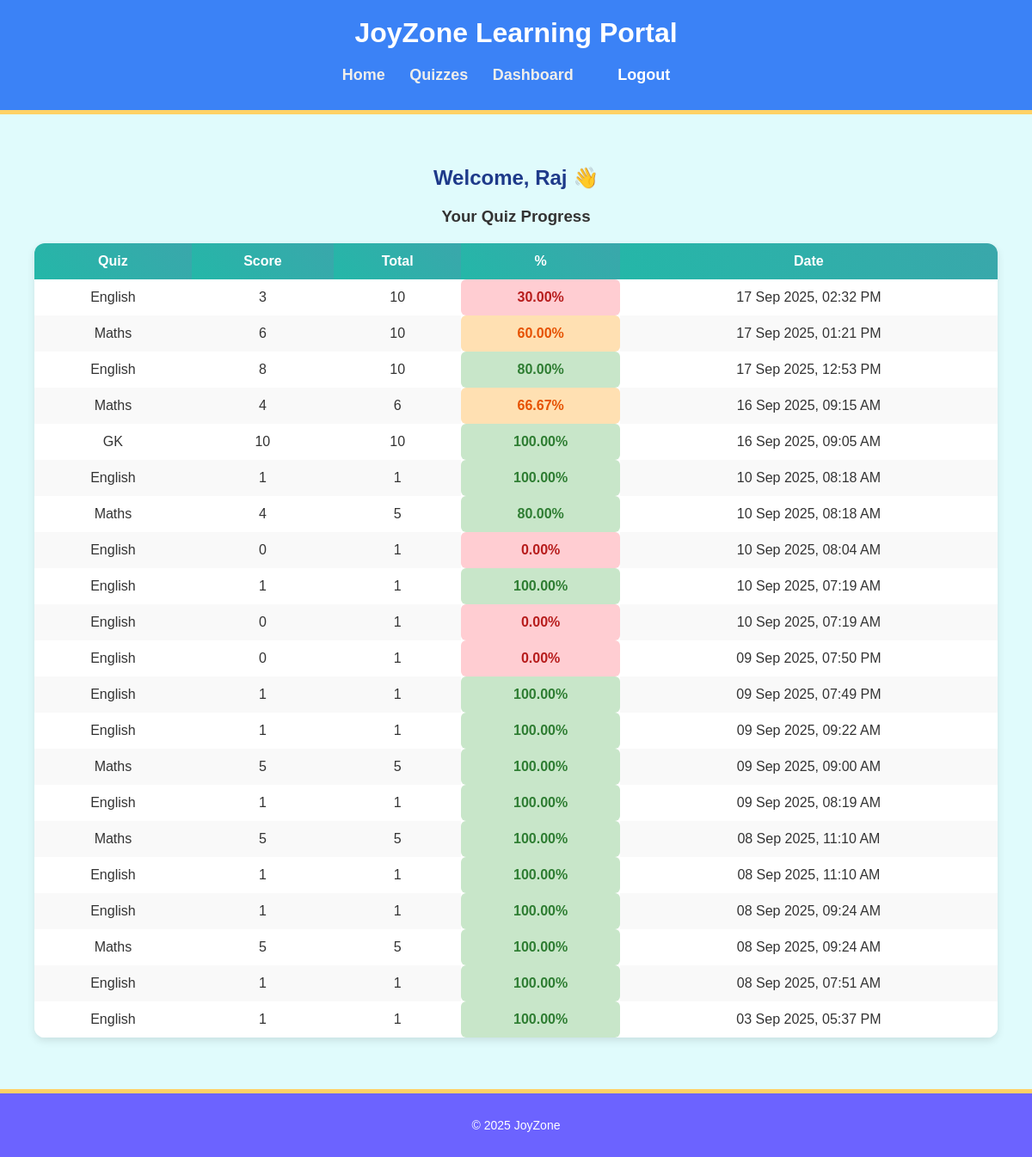
/dashboard/ (signed in), run on the app's committed database.
### users/models.py (models this page shows, shortened)
class CustomUser(AbstractUser):
    AGE_GROUP_CHOICES = [
        ('5-7', '5–7 Years'),
        ('8-10', '8–10 Years'),
        ('11-12', '11–12 Years'),
    ]
    age_group = models.CharField(
        max_length=10,
        choices=AGE_GROUP_CHOICES,
        null=True,
        blank=True,
        help_text="Select the child’s age group"
    )

### quizzes/models.py (models this page shows, shortened)
class QuizResult(models.Model):
    user = models.ForeignKey(settings.AUTH_USER_MODEL, on_delete=models.CASCADE)
    quiz = models.ForeignKey("Quiz", on_delete=models.CASCADE)
    score = models.IntegerField()
    total_questions = models.IntegerField()
    date_taken = models.DateTimeField(auto_now_add=True)
    def percentage(self):
        return (self.score/ self.total_questions) * 100 if self.total_questions > 0 else 0

class Quiz(models.Model):
    SUBJECT_CHOICES = [
        ("Maths", "Maths"),
        ("GK", "General Knowledge"),
        ("English", "English"),
    ]
    AGE_GROUP_CHOICES = [
        ("5-7", "5–7 Years"),
        ("8-10", "8–10 Years"),
        ("11-12", "11–12 Years"),
    ]
    title = models.CharField(max_length=200)
    description = models.TextField(blank=True, null=True)
    subject = models.CharField(max_length=50, choices=SUBJECT_CHOICES)
    age_group = models.CharField(max_length=20, choices=AGE_GROUP_CHOICES)
    difficulty = models.CharField(
        max_length=20,
        choices=[("Easy", "Easy"), ("Medium", "Medium"), ("Hard", "Hard")],
        default="Easy"
    )
    is_published = models.BooleanField(default=True)
    created_at = models.DateTimeField(auto_now_add=True)

### dashboard/views.py (the view, shortened to what this page needs)
# urls.py: path("", dashboard, name="dashboard"),
@login_required
def dashboard(request):
    user = request.user
    age_group = getattr(user, "age_group", None)  # safer if user has no age_group
    results = QuizResult.objects.filter(user=user).order_by("-date_taken")
    activities = []
    if age_group == "5-7":
        activities = [
            {"name": "Alphabet Game", "icon": "🔤", "url": "#"},
            {"name": "Number Game", "icon": "🔢", "url": "#"},
        ]
    elif age_group == "11-12":
        activities = [
            {"name": "GK Challenge", "icon": "🎯", "url": "#"},
            {"name": "Logic Game", "icon": "🧠", "url": "#"},
            {"name": "Beginner Coding", "icon": "💻", "url": "#"},
        ]
    return render(
        request,
        "dashboard/dashboard.html",
        {
            "age_group": age_group,
            "activities": activities,
            "results": results,   # ✅ Pass quiz history to template
        },
    )

### templates/dashboard/dashboard.html
{% extends "base.html" %}
{% load static %}
{% block content %}
  <h2>Welcome, {{ request.user.username }} 👋</h2>
  <h3>Your Quiz Progress</h3>
  {% if results %}
    <table class="dashboard-table">
      <thead>
        <tr>
          <th>Quiz</th>
          <th>Score</th>
          <th>Total</th>
          <th>%</th>
          <th>Date</th>
        </tr>
      </thead>
      <tbody>
        {% for r in results %}
        <tr>
          <td>{{ r.quiz.title }}</td>
          <td>{{ r.score }}</td>
          <td>{{ r.total_questions }}</td>
          <td class="percent {% if r.percentage >= 70 %}good{% elif r.percentage >= 40 %}medium{% else %}bad{% endif %}">
  {{ r.percentage|floatformat:2 }}%
</td>
        <td>{{ r.date_taken|date:"d M Y, h:i A" }}</td>
        </tr>
        {% endfor %}
      </tbody>
    </table>
  {% else %}
    <p>No quiz attempts yet. Try a quiz!</p>
  {% endif %}
{% endblock %}

### templates/base.html (shortened to what this page needs)
{% load static %}
<!DOCTYPE html>
<html>
<head>
  <link rel="stylesheet" href="{% static 'style.css' %}">
</head>
<body>
  <header>
    <h2>JoyZone Learning Portal</h2>
    {% if request.resolver_match.url_name != 'take_quiz' %}
    <nav>
      <a href="{% url 'home' %}">Home</a>
      {% if user.is_authenticated %}
          {% if user.is_superuser %}
              <a href="{% url 'admin:index' %}">Admin Panel</a>
          {% else %}
              <a href="{% url 'quiz_list' %}">Quizzes</a>
              <a href="{% url 'dashboard' %}">Dashboard</a>
          {% endif %}
          <form action="{% url 'logout' %}" method="post" class="logout-form" style="display:inline;">
              <button type="submit" class="logout-link">Logout</button>
          </form>
      {% else %}
          <a href="{% url 'login' %}">Login</a>
          <a href="{% url 'register' %}">Register</a>
          <a href="{% url 'admin-login' %}">Admin Login</a>
      {% endif %}
    </nav>
    {% endif %}
  </header>
  <main>
    {% block content %}{% endblock %}
  </main>
  <footer>
    <p>&copy; 2025 JoyZone</p>
  </footer>
</body>
</html>

### static/style.css (style rules this page uses)
body { font-family: "Comic Sans MS", cursive, sans-serif; margin: 0; padding: 0; background-color: #fef9f6; color: #333; }
header { background-color: #3b82f6; color: white; text-align: center; padding: 20px; border-bottom: 5px solid #FFD166; }
header h2 { font-size: 2rem; margin: 0; }
nav { margin-top: 10px; }
nav a { margin: 0 12px; text-decoration: none; color: #efeeeb; font-weight: bold; font-size: 18px; transition: 0.3s; }
nav .logout-form { display: inline; }
nav .logout-link { background: none; border: none; color: white; font-weight: bold; font-size: 18px; cursor: pointer; margin: 0 15px; font-family: inherit; text-decoration: none; }
main { padding: 40px; text-align: center; background: #E0FBFC; min-height: 70vh; }
main h1, main h2 { color: #1e3a8a; }
button, .btn { background-color: #06D6A0; color: white; border: none; padding: 10px 20px; border-radius: 20px; font-size: 16px; cursor: pointer; transition: 0.3s; }
footer { background-color: #6C63FF; color: white; text-align: center; padding: 15px; font-size: 14px; border-top: 5px solid #FFD166; }
.dashboard-table { width: 100%; border-collapse: collapse; margin: 20px 0; background: #fff; border-radius: 12px; overflow: hidden; box-shadow: 0px 4px 10px rgba(0,0,0,0.1); transition: transform 0.2s ease-in-out; }
.dashboard-table th { background: linear-gradient(45deg, #24b7a8, #3aa7ab); color: white; padding: 12px 15px; font-size: 16px; }
.dashboard-table td { padding: 12px 15px; text-align: center; }
.dashboard-table tr:nth-child(even) { background: #f9f9f9; }
.dashboard-table tr:nth-child(odd) { background: #fff; }
.dashboard-table td.percent { font-weight: bold; border-radius: 6px; padding: 6px 10px; }
.dashboard-table td.percent.good { color: #2e7d32; background: #c8e6c9; }
.dashboard-table td.percent.medium { color: #e65100; background: #ffe0b2; }
.dashboard-table td.percent.bad { color: #b71c1c; background: #ffcdd2; }

### data on the page
CustomUser: user.username "Raj"
QuizResult: quiz "English", score "3", total_questions "10", percentage "30.00", date_taken "17 Sep 2025, 02:32 PM"
QuizResult: quiz "Maths", score "6", total_questions "10", percentage "60.00", date_taken "17 Sep 2025, 01:21 PM"
QuizResult: quiz "English", score "8", total_questions "10", percentage "80.00", date_taken "17 Sep 2025, 12:53 PM"
QuizResult: quiz "Maths", score "4", total_questions "6", percentage "66.67", date_taken "16 Sep 2025, 09:15 AM"
QuizResult: quiz "GK", score "10", total_questions "10", percentage "100.00", date_taken "16 Sep 2025, 09:05 AM"
QuizResult: quiz "English", score "1", total_questions "1", percentage "100.00", date_taken "10 Sep 2025, 08:18 AM"
QuizResult: quiz "Maths", score "4", total_questions "5", percentage "80.00", date_taken "10 Sep 2025, 08:18 AM"
QuizResult: quiz "English", score "0", total_questions "1", percentage "0.00", date_taken "10 Sep 2025, 08:04 AM"
QuizResult: quiz "English", score "1", total_questions "1", percentage "100.00", date_taken "10 Sep 2025, 07:19 AM"
QuizResult: quiz "English", score "0", total_questions "1", percentage "0.00", date_taken "10 Sep 2025, 07:19 AM"
QuizResult: quiz "English", score "0", total_questions "1", percentage "0.00", date_taken "09 Sep 2025, 07:50 PM"
QuizResult: quiz "English", score "1", total_questions "1", percentage "100.00", date_taken "09 Sep 2025, 07:49 PM"
QuizResult: quiz "English", score "1", total_questions "1", percentage "100.00", date_taken "09 Sep 2025, 09:22 AM"
QuizResult: quiz "Maths", score "5", total_questions "5", percentage "100.00", date_taken "09 Sep 2025, 09:00 AM"
QuizResult: quiz "English", score "1", total_questions "1", percentage "100.00", date_taken "09 Sep 2025, 08:19 AM"
QuizResult: quiz "Maths", score "5", total_questions "5", percentage "100.00", date_taken "08 Sep 2025, 11:10 AM"
QuizResult: quiz "English", score "1", total_questions "1", percentage "100.00", date_taken "08 Sep 2025, 11:10 AM"
QuizResult: quiz "English", score "1", total_questions "1", percentage "100.00", date_taken "08 Sep 2025, 09:24 AM"
QuizResult: quiz "Maths", score "5", total_questions "5", percentage "100.00", date_taken "08 Sep 2025, 09:24 AM"
QuizResult: quiz "English", score "1", total_questions "1", percentage "100.00", date_taken "08 Sep 2025, 07:51 AM"
QuizResult: quiz "English", score "1", total_questions "1", percentage "100.00", date_taken "03 Sep 2025, 05:37 PM"
